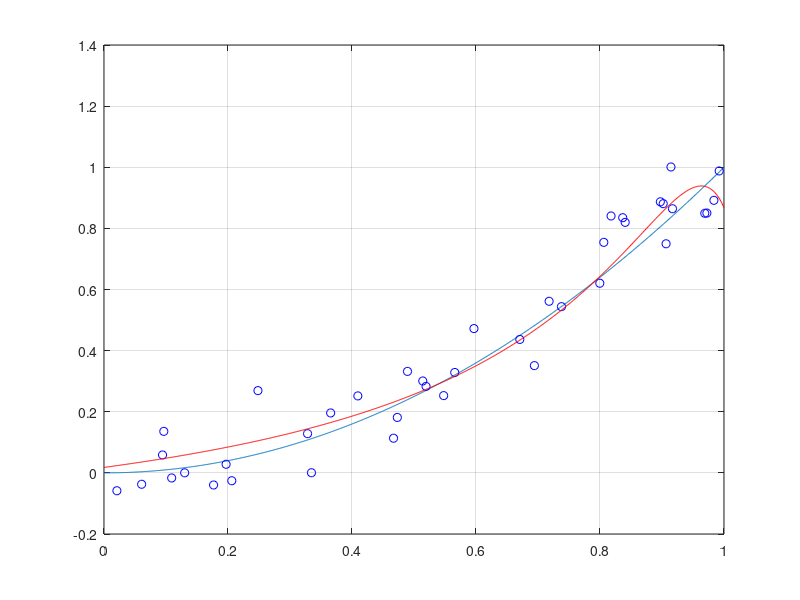

Here is the MATLAB script that generated this plot:
clear
close all
clc

%% True function
nt = 1000;
xt = linspace(0,1,nt)';
yt = xt.^2;

%% Plot
figure, hold on, box on, grid on
plot(xt, yt);

%% Sampling
sigma = .1;
n = 40;
x = rand(n,1);
y = x .^ 2 + sigma * randn(size(x));

%% Plot
plot(x,y,'ob');

%% Forward phase
lambda = 1;
p = n-1;

X = zeros(n, p+1);
for i = 0:p
    X(:,i+1) = x .^ i;
end

c = (X' * X + lambda * eye(size(X, 2))) \ X' * y;

X = zeros(nt, p+1);
for i = 0:p
    X(:,i+1) = xt .^ i;
end

%% Compute learned function
yp = X * c;

%% Plot
plot(xt, yp, 'r')
